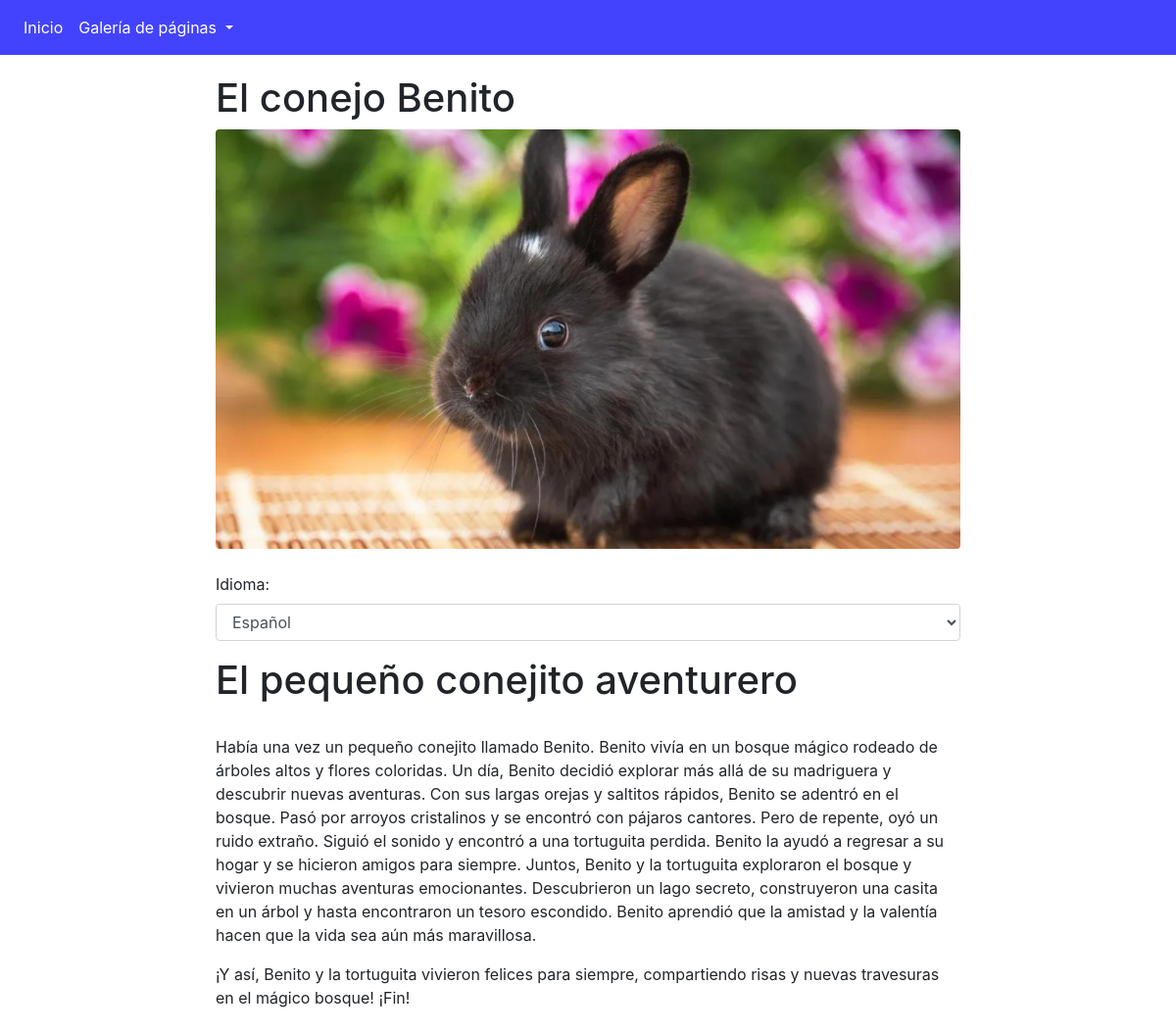
Page /cuento.php on the committed database.
### tables this page shows
CREATE TABLE `info_pagina` (
  `id` int(11) NOT NULL AUTO_INCREMENT,
  `favicon` varchar(255) DEFAULT NULL,
  `title` varchar(255) DEFAULT NULL,
  `saludo_jumbotron` text DEFAULT NULL,
  `subtitulo` text DEFAULT NULL,
  `texto_intermedio1` text DEFAULT NULL,
  `texto_intermedio2` text DEFAULT NULL,
  `carpeta` text DEFAULT NULL,
  `imagen` text DEFAULT NULL,
  `titulo` text DEFAULT NULL,
  `contenido` text DEFAULT NULL,
  `footer_name` text DEFAULT NULL,
  `footer_link` text DEFAULT NULL,
  `titulo_cuento` varchar(45) DEFAULT NULL,
  `relato` text DEFAULT NULL,
  `fin_cuento` text DEFAULT NULL,
  `idioma` varchar(2) DEFAULT NULL,
  `label_idioma` varchar(15) DEFAULT NULL,
  PRIMARY KEY (`id`)
);

### cuento.php (the view, shortened to what this page needs)
<!DOCTYPE html>
<html>
<head>
  	<link rel="stylesheet" href="https://stackpath.bootstrapcdn.com/bootstrap/4.5.2/css/bootstrap.min.css">
</head>
<body>
		<nav class="navbar navbar-expand-lg navbar-light" style="background-color: rgb(67, 67, 254);">
			<div class="collapse navbar-collapse" id="navbarNavDropdown">
			  <ul class="navbar-nav">
				<li class="nav-item active  ">
				  <a class="nav-link text-white" href="startrek.php">Inicio</a>
				</li>
				<li class="nav-item dropdown ">
				  <a class="nav-link dropdown-toggle text-white " href="#" id="navbarDropdownMenuLink" role="button" data-toggle="dropdown" aria-haspopup="true" aria-expanded="false">
					Galería de páginas
				  </a>
				</li>
			  </ul>
			</div>
		</nav>
  <div class="container" id="cuento-container">
    <h1>El conejo Benito</h1>
    <div>
		<?php
		include('coneccion.php');
		$sql = "select imagen from info_pagina where imagen = 'benito.png' limit 1;";
		$result = mysqli_query($conn, $sql);
		$row = mysqli_fetch_assoc($result)
		?>
      <img class="rounded" src=<?php echo $row['imagen'];  ?> alt="Conejo Benito" style="max-width: 100%;">
    </div>
    <div class="form-group mt-4">
      <label for="idioma">Idioma:</label>
      <form method="post" action="<?php echo $_SERVER['PHP_SELF']; ?>">
        <select class="form-control" id="idioma" name="idioma" onchange="this.form.submit()">
			<?php
			include('coneccion.php');
			$sql = "select idioma,
							label_idioma
					from info_pagina limit 3;";
			$result = mysqli_query($conn, $sql);
			while ($row = mysqli_fetch_assoc($result)) { ?>
				<option value=<?php echo $row['idioma'] ?> <?php if(isset($_POST['idioma']) && $_POST['idioma'] === $row['idioma']) echo 'selected'; ?>><?php echo $row['label_idioma']   ?></option>
			<?php }
			?>
        </select>
      </form>
    </div>
    <div id="cuento">
      <?php
		$idioma = isset($_POST['idioma']) ? $_POST['idioma'] : 'es';
			include('coneccion.php');
			$sql = "select titulo_cuento,
							relato,
							fin_cuento,
							idioma
					from info_pagina limit 3;";
			$result = mysqli_query($conn, $sql);
			while ($row = mysqli_fetch_assoc($result)) {
				if ($idioma === $row['idioma']) {
				  	echo '<p><h1>'.$row['titulo_cuento'].'</h1><br>'.
				   	$row['relato'] . '</p>';
					echo '<p>' . $row['fin_cuento'] . '</p>';
				}
			}
      ?>
    </div>
  </div>
</body>
</html>

### cuento.php (style rules this page uses)
#cuento-container { max-width: 800px; margin: 0 auto; padding: 20px; }

### rows in the picture
info_pagina: imagen (picture)
info_pagina: titulo_cuento "El pequeño conejito aventurero", relato "Había una vez un pequeño conejito llamado Benito. Benito vivía en un bosque mágico rodeado de árboles altos y flores coloridas. Un día, Benito decidió explorar más allá de su madriguera y descubrir nuevas aventuras. Con sus largas orejas y saltitos rápidos, Benito se adentró en el bosque. Pasó por arroyos cristalinos y se encontró con pájaros cantores. Pero de repente, oyó un ruido extraño. Siguió el sonido y encontró a una tortuguita perdida. Benito la ayudó a regresar a su hogar y se hicieron amigos para siempre. Juntos, Benito y la tortuguita exploraron el bosque y vivieron muchas aventuras emocionantes. Descubrieron un lago secreto, construyeron una casita en un árbol y hasta…", fin_cuento "¡Y así, Benito y la tortuguita vivieron felices para siempre, compartiendo risas y nuevas travesuras en el mágico bosque! ¡Fin!"

### other values in the picture
form field idioma "Español"
